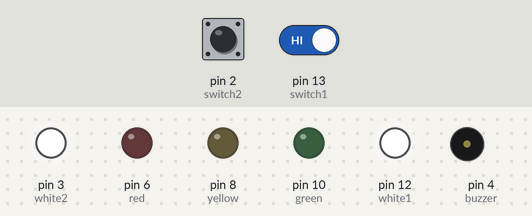
Bench run of a sketch on a simulated Arduino Uno, built with avr-gcc and run on an emulated ATmega328P. Parts: output pins drawn as LEDs (lit = HIGH), buzzer (waves = sounding, pin HIGH). Inputs (shaded band) come from the test bench; at power-on: pin 2 (switch2) HIGH, pin 13 (switch1) HIGH. Random numbers use the default seed unless the sketch sets one.

Above: at 7.4 s.
7.5 s: pin 2 (switch2) pulled LOW for 0.2 s
At 9.2 s:
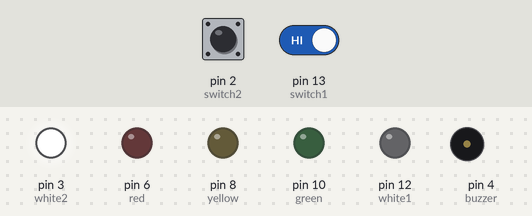
At 10.3 s:
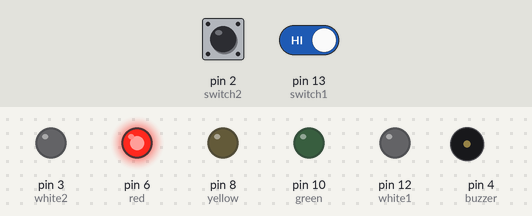
10.7 s: pin 2 (switch2) driven LOW and pin 13 (switch1) driven LOW
At 12.0 s:
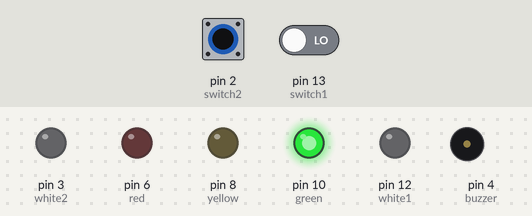
13.7 s: pin 13 (switch1) driven HIGH
Timing chart, 0 to 22.7 s (numbered marks = the images above; inputs shaded):
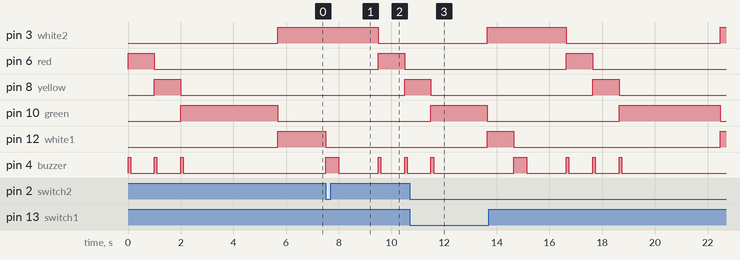

The sketch:

final_code.ino
```cpp
int white1=12;
int white2=3;
int green=10;
int yellow=8;
int red=6;
int buzzer=4;
int switch1=13;
int switch2=2;

bool buttonPressed=0;

void setup() {
  // put your setup code here, to run once:
  Serial.begin(9600);
  pinMode(green,OUTPUT);
  pinMode(yellow,OUTPUT);
  pinMode(red,OUTPUT);

  pinMode(white1,OUTPUT);
  pinMode(white2,OUTPUT);

  pinMode(buzzer,OUTPUT);

  pinMode(switch1,INPUT_PULLUP);
  pinMode(switch2,INPUT_PULLUP);

  randomSeed(analogRead(A0));

}

void loop() {
  // put your main code here, to run repeatedly:

  digitalWrite(red,HIGH);
  digitalWrite(buzzer,HIGH);
  delay(100);
  digitalWrite(buzzer,LOW);
  delay(900);
  digitalWrite(red,LOW);
  // delay(1000);

  digitalWrite(yellow,HIGH);
  digitalWrite(buzzer,HIGH);
  delay(100);
  digitalWrite(buzzer,LOW);
  delay(900);
  digitalWrite(yellow,LOW);
  // delay(1000);

  digitalWrite(green,HIGH);
  digitalWrite(buzzer,HIGH);
  delay(100);
  digitalWrite(buzzer,LOW);
  delay(random(900,4000));
  digitalWrite(green,LOW);
  // delay(1000);

  digitalWrite(white1,HIGH);
  digitalWrite(white2,HIGH);
  delay(1000);
  digitalWrite(white1,LOW);
  digitalWrite(white2,LOW);

  while(buttonPressed==0){
    digitalWrite(white1,HIGH);
    digitalWrite(white2,HIGH);
    if (digitalRead(switch1)==0){
      buttonPressed=1;
      digitalWrite(white2,LOW);
    }
    else if (digitalRead(switch2)==0){
      buttonPressed=1;
      digitalWrite(white1,LOW);
    }
  }
  digitalWrite(buzzer,HIGH);
  delay(500);
  digitalWrite(buzzer,LOW);
  // delay(900);
  delay(1500);
  digitalWrite(white1,LOW);
  digitalWrite(white2,LOW);
  buttonPressed=0;
  // digitalWrite(buzzer,HIGH);
  // digitalWrite(buzzer,LOW);
  // delay(1000);
}
```

Measured:
- after the input at 7.5 s, pin 3 (white2): HIGH → LOW after 2.0 s; pin 6 (red): LOW → HIGH after 2.0 s, → LOW 1.0 s later; pin 8 (yellow): LOW → HIGH after 3.0 s; pin 12 (white1): HIGH → LOW at once; pin 4 (buzzer): goes HIGH 0.50 s, LOW 1.5 s, HIGH 0.10 s, LOW 0.90 s, HIGH 0.10 s, then LOW, starting at once
- by itself, pin 4 (buzzer): alternates HIGH for 0.10 s and LOW for 0.90 s, 6 changes in all, then stays LOW
